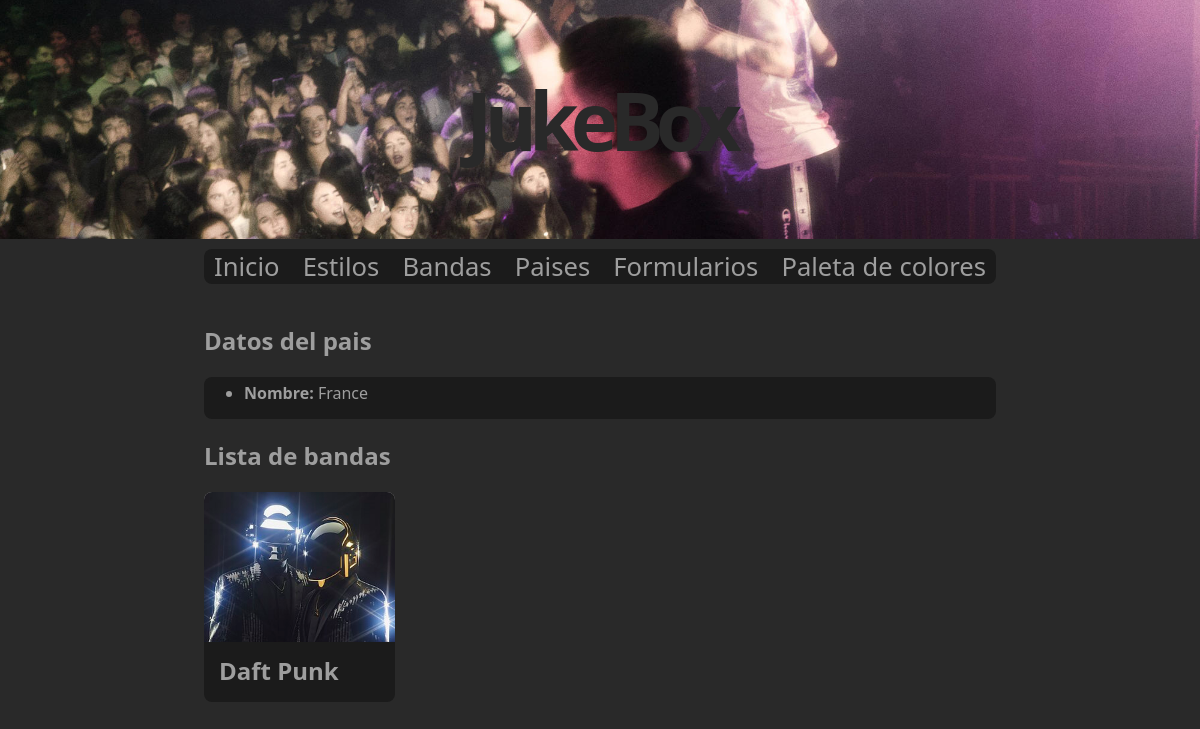
The page /es/paises/2 on the database as committed earlier.
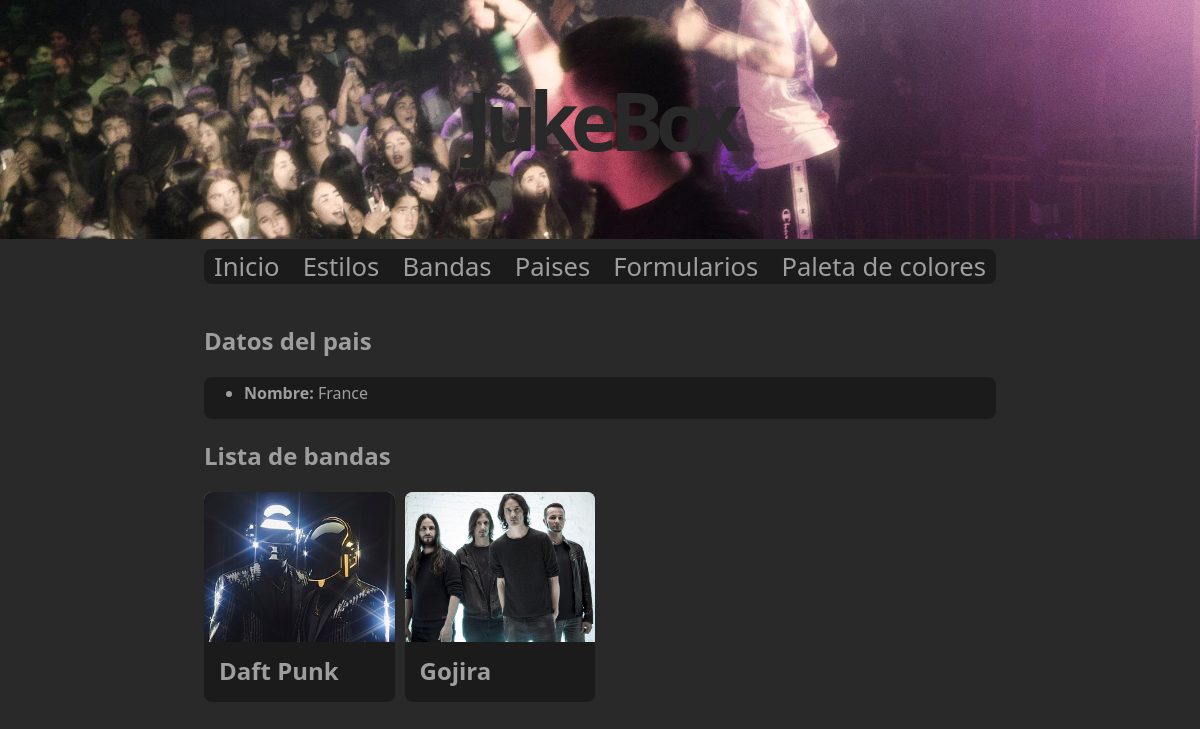
The same page on the database as committed later.
### appJukeBox/models.py (models this page shows, shortened)
class Banda(models.Model):
    nombre = models.CharField(max_length=100)
    pais = models.ForeignKey(Pais, on_delete=models.SET_NULL, null=True)
    descripcion = models.TextField()
    estilos = models.ManyToManyField(Estilo)
    imagen = models.ImageField(null=True, blank=True ,upload_to="images/")

### appJukeBox/views.py (the view)
# urls.py: path('paises/<int:pais_id>', views.show_pais, name='pais'),
def show_pais(request, pais_id):
	pais = get_object_or_404(Pais, pk=pais_id)
	bandas = pais.banda_set.all()
	context = {'pais': pais, 'bandas': bandas}
	return render(request, 'pais.html', context)

### appJukeBox/templates/pais.html (shortened to what this page needs)
{% extends "base.html" %}
{% load i18n %}
{% block contenido %}
    <h2>{% trans "Datos del pais" %}</h2>
    {% if pais %}
            <section class="detail">
                <div class="card">
                    <ul>
                        <li>
                            <b>{% trans "Nombre:" %}</b> {{ pais.nombre}}
                        </li>
                    </ul>
                </div>
            </section>
            <h2> {% trans "Lista de bandas" %}</h2>
            <section class="container">
                {% if bandas %}
                    {% for b in bandas %}
                    <div class="card" onclick="redirect('/{{LANGUAGE_CODE}}/bandas/{{ b.id }}')">
                        <div class="card-image">
                            {% if b.imagen %}
                            <img src="{{b.imagen.url}}" alt="sin imagen">
                            {% endif %}
                        </div>
                        <div class="card-content">
                            <h2>
                                {{ b.nombre}}
                            </h2>
                        </div>
                    </div>
                    {% endfor %}
                {% else %}
                <div class="card nodata">
                        <p>No hay bandas dentro de esta pais</p>
                </div>
                {% endif %}
            </section>
    {% else %}
        <p>No se ha añadido este pais.</p>
    {% endif %}
{% endblock %}

Rows that differ between the two databases and show on the page:
added Banda: imagen (picture), nombre "Gojira"
